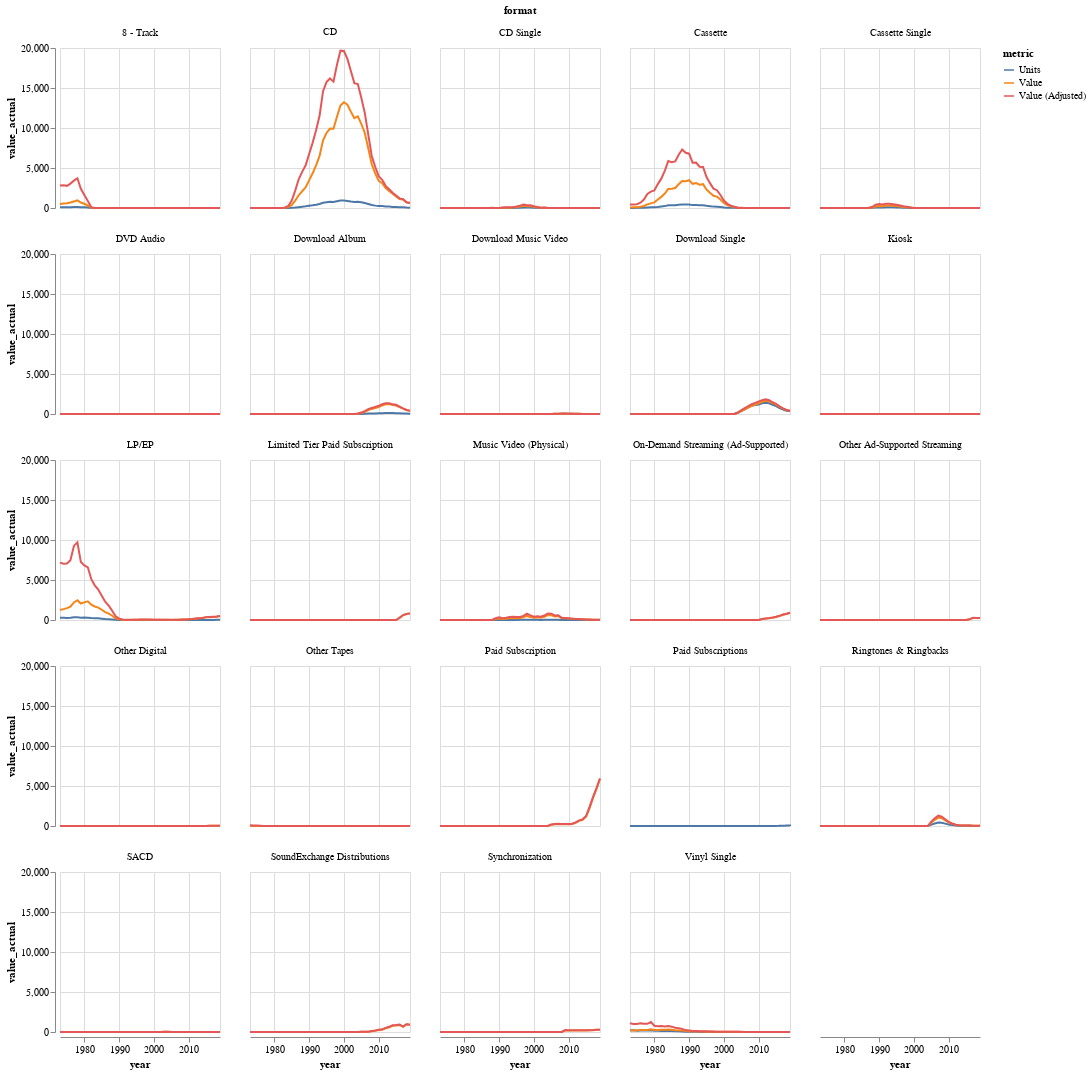

The code cell stored with this chart in its notebook:
### Markdown cell above
Agora, a coluna `value_actual` está corrigida. Para analisar de forma bem superficial como são os valores para cada tipo de formato, é possível usar um gráfico facetado:

### Code cell
alt.Chart(dados).mark_line().encode(
    x = "year",
    y = "value_actual",
    color = "metric",
    facet = alt.Facet("format", columns = 5)
).properties(width = 160, height = 160)

### Figure 1 — Vega-Lite specification as saved in the notebook (floating-point values rounded to 4 significant figures; data arrays with more than 128 entries replaced by an {"elided": "..."} marker saying what was removed)
{"config": {"view": {"continuousWidth": 300, "continuousHeight": 300}}, "data": {"name": "data-4a9d66bad961a2b486ca1b16e0664833"}, "mark": {"type": "line"}, "encoding": {"color": {"field": "metric", "type": "nominal"}, "facet": {"columns": 5, "field": "format", "type": "nominal"}, "x": {"field": "year", "type": "temporal"}, "y": {"field": "value_actual", "type": "quantitative"}}, "height": 160, "width": 160, "$schema": "https://vega.github.io/schema/vega-lite/v5.8.0.json", "datasets": {"data-4a9d66bad961a2b486ca1b16e0664833": {"elided": "3008 records"}}}
